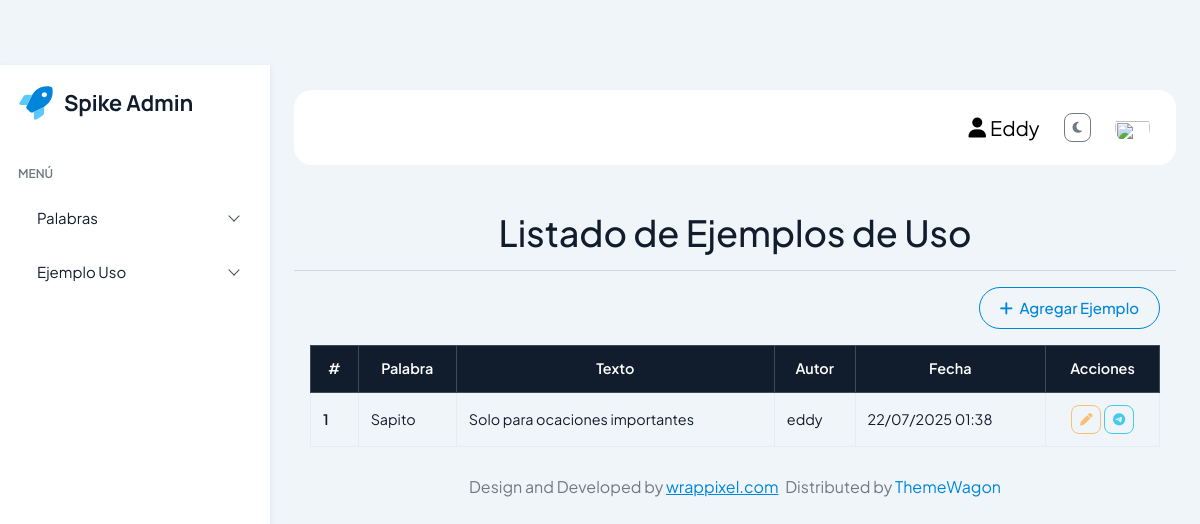
Screenshot of /EjemploUsu/ (signed in) with the database file from the repository.
### Aplicaciones/EjemploUsu/models.py (models this page shows, shortened)
class EjemploUso(models.Model):
    palabra = models.ForeignKey(PalabraInventada, on_delete=models.CASCADE, related_name='ejemplos')
    texto = models.TextField()
    autor = models.ForeignKey(User, on_delete=models.SET_NULL, null=True, blank=True)
    fecha = models.DateTimeField(auto_now_add=True)
    telegram_chat_id = models.CharField(max_length=50, blank=True, null=True)  # Nuevo campo

### Aplicaciones/PalabraInv/models.py (models this page shows, shortened)
class PalabraInventada(models.Model):
    creador = models.ForeignKey(User, on_delete=models.CASCADE)
    palabra = models.CharField(max_length=100, unique=True)
    significado = models.TextField()
    imagen = models.ImageField(upload_to='palabras/', blank=True, null=True)
    fecha_creacion = models.DateTimeField(auto_now_add=True)

### Aplicaciones/EjemploUsu/views.py (the view)
# urls.py: path('', views.listarEjemplos, name='listarEjemplos'),
def listarEjemplos(request):
    ejemplos = EjemploUso.objects.select_related('palabra', 'autor').all()
    return render(request, "EjemploUsu/inicioEjemplo.html", {'ejemplos': ejemplos})

### Aplicaciones/EjemploUsu/templates/EjemploUsu/inicioEjemplo.html (shortened to what this page needs)
{% extends "plantilla.html" %}
{% load static %}
{% block contenido %}
<br>
<h1 class="text-center">Listado de Ejemplos de Uso</h1>
<hr>
<div class="row mb-3 justify-content-end px-3">
  <div class="col-auto">
    <a href="{% url 'nuevoEjemplo' %}" class="btn btn-outline-primary">
      <i class="fa fa-plus me-1"></i> Agregar Ejemplo
    </a>
  </div>
</div>
<div class="table-responsive px-3">
  <table class="table table-bordered table-striped table-hover align-middle" id="tbl-ejemplos">
    <thead class="table-dark text-center">
      <tr>
        <th>#</th>
        <th>Palabra</th>
        <th>Texto</th>
        <th>Autor</th>
        <th>Fecha</th>
        <th>Acciones</th>
      </tr>
    </thead>
    <tbody>
      {% for ejemplo in ejemplos %}
      <tr>
        <th scope="row">{{ forloop.counter }}</th>
        <td>{{ ejemplo.palabra.palabra }}</td>
        <td>{{ ejemplo.texto|truncatewords:15 }}</td>
        <td>{{ ejemplo.autor.username|default:"Anónimo" }}</td>
        <td>{{ ejemplo.fecha|date:"d/m/Y H:i" }}</td>
        <td class="text-center">
          <a href="{% url 'editarEjemplo' ejemplo.id %}" class="btn btn-sm btn-outline-warning" title="Editar">
            <i class="fa fa-pen"></i>
          </a>
          <a href="{% url 'envio_telegram' ejemplo.id %}" class="btn btn-sm btn-outline-info" title="Enviar mensaje al autor">
            <i class="fab fa-telegram"></i>
          </a>
        </td>
      </tr>
      {% empty %}
      <tr>
        <td colspan="6" class="text-center text-muted">No hay ejemplos registrados.</td>
      </tr>
      {% endfor %}
    </tbody>
  </table>
</div>
{% endblock %}

### templates/plantilla.html (shortened to what this page needs)
{% load static %}
<!doctype html>
<html lang="en">
<head>
  <link rel="stylesheet" href="{% static 'plantilla/Spike/src/assets/css/styles.min.css' %}" />
  <link rel="stylesheet" href="https://cdn.datatables.net/2.3.2/css/dataTables.dataTables.min.css">
  <link rel="stylesheet" href="https://cdn.datatables.net/buttons/3.2.3/css/buttons.dataTables.min.css">
  <link rel="stylesheet" href="https://cdnjs.cloudflare.com/ajax/libs/font-awesome/6.7.2/css/all.min.css" />
  <link href="https://cdnjs.cloudflare.com/ajax/libs/bootstrap-fileinput/5.5.0/css/fileinput.min.css" rel="stylesheet">
  <link href="https://cdn.jsdelivr.net/npm/fullcalendar@6.1.8/index.global.min.css" rel="stylesheet">
  <link rel="stylesheet" href="https://code.jquery.com/ui/1.13.2/themes/smoothness/jquery-ui.css">
</head>
<body>
  <div class="page-wrapper" id="main-wrapper" data-layout="vertical" data-navbarbg="skin6" data-sidebartype="full"
    data-sidebar-position="fixed" data-header-position="fixed">
    <aside class="left-sidebar">
      <div>
        <div class="brand-logo d-flex align-items-center justify-content-between">
          <a href="/PalabraInv/" class="text-nowrap logo-img">
            <img src="{% static 'plantilla/Spike/src/assets/images/logos/logo.svg' %}" alt="" />
          </a>
        </div>
        <nav class="sidebar-nav scroll-sidebar" data-simplebar="">
          <ul id="sidebarnav">
            <li class="nav-small-cap">
              <span class="hide-menu">Menú</span>
            </li>
            <li class="sidebar-item">
              <a class="sidebar-link has-arrow primary-hover-bg" href="javascript:void(0)" aria-expanded="false">
                <span class="hide-menu">Palabras</span>
              </a>
            </li>
            <li class="sidebar-item">
              <a class="sidebar-link has-arrow primary-hover-bg" href="javascript:void(0)" aria-expanded="false">
                <span class="hide-menu">Ejemplo Uso</span>
              </a>
            </li>
          </ul>
        </nav>
      </div>
    </aside>
    <div class="body-wrapper">
      <div class="body-wrapper-inner">
        <div class="container-fluid">
          <header class="app-header">
            <nav class="navbar navbar-expand-lg navbar-light">
              <div class="navbar-collapse justify-content-end px-0" id="navbarNav">
                <ul class="navbar-nav flex-row ms-auto align-items-center justify-content-end">
                  <li class="nav-item me-2">
                    <span class="nav-link text-nowrap username-text">
                      <i class="fas fa-user me-1"></i>
                      {{ request.user.username }}
                    </span>
                  </li>
                  <li class="nav-item me-2">
                    <button id="themeToggle" class="btn btn-sm btn-outline-secondary">
                      <i class="fas fa-moon" id="themeIcon"></i>
                    </button>
                  </li>
                  <li class="nav-item dropdown">
                    <a class="nav-link" href="javascript:void(0)" id="drop2" data-bs-toggle="dropdown"
                      aria-expanded="false">
                      <img src="{% static 'plantilla/Spike/src/assets/images/profile/user1.jpg' %}" alt="" width="35" height="35"
                        class="rounded-circle">
                    </a>
                  </li>
                </ul>
              </div>
            </nav>
          </header>
          {% block contenido %}
          {% endblock %}
          <div class="py-6 px-6 text-center">
            <p class="mb-0 fs-4">Design and Developed by <a href="https://www.wrappixel.com/" target="_blank"
                class="pe-1 text-primary text-decoration-underline">wrappixel.com</a> Distributed by <a href="https://themewagon.com/">ThemeWagon</a></p>
          </div>
        </div>
      </div>
    </div>
  </div>
</body>
</html>

### templates/plantilla.html (style rules this page uses)
.username-text { color: #000000 !important; }
.navbar-nav .username-text { padding: 0.5rem 0.75rem; display: flex; align-items: center; }
.navbar-nav .username-text i { margin-right: 0.5rem; color: inherit; }
.light-mode .username-text, .dark-mode .username-text { color: #000000 !important; }

### rows the page displays
EjemploUso: palabra.palabra "Sapito", texto "Solo para ocaciones importantes", autor.username "eddy", fecha "22/07/2025 01:38"

### other values shown
{{ request.user.username }} "Eddy"
